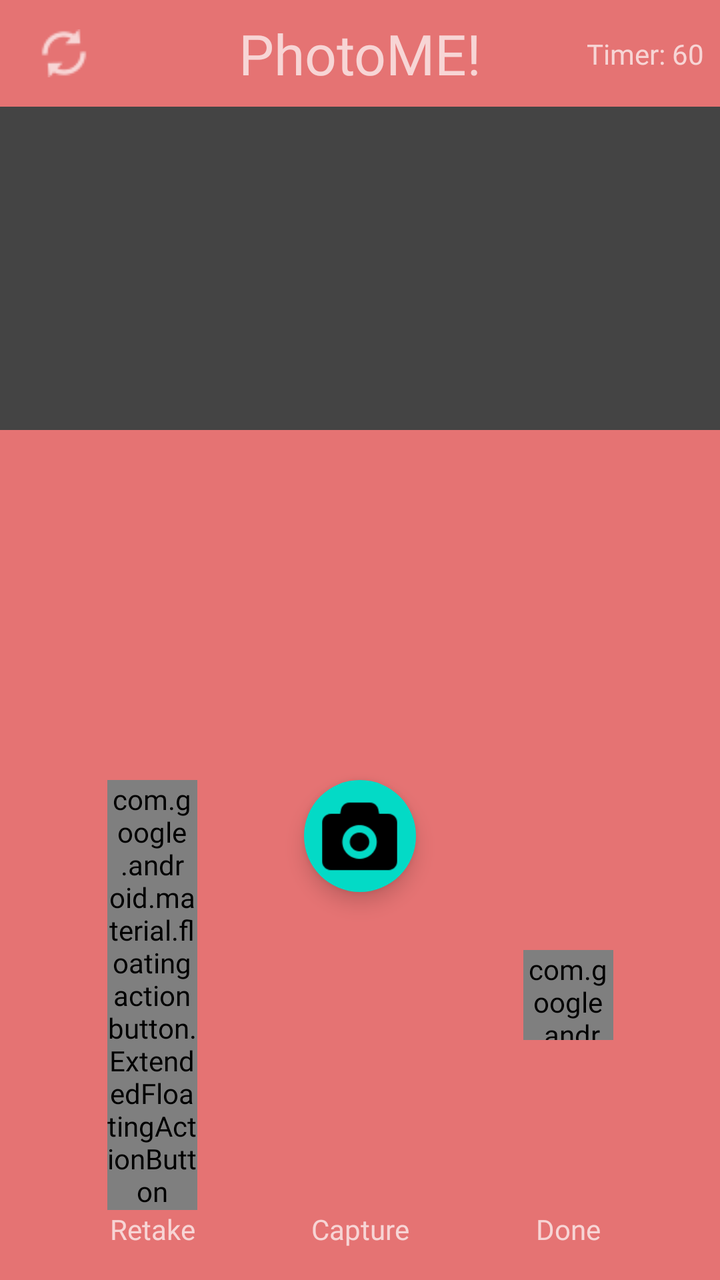
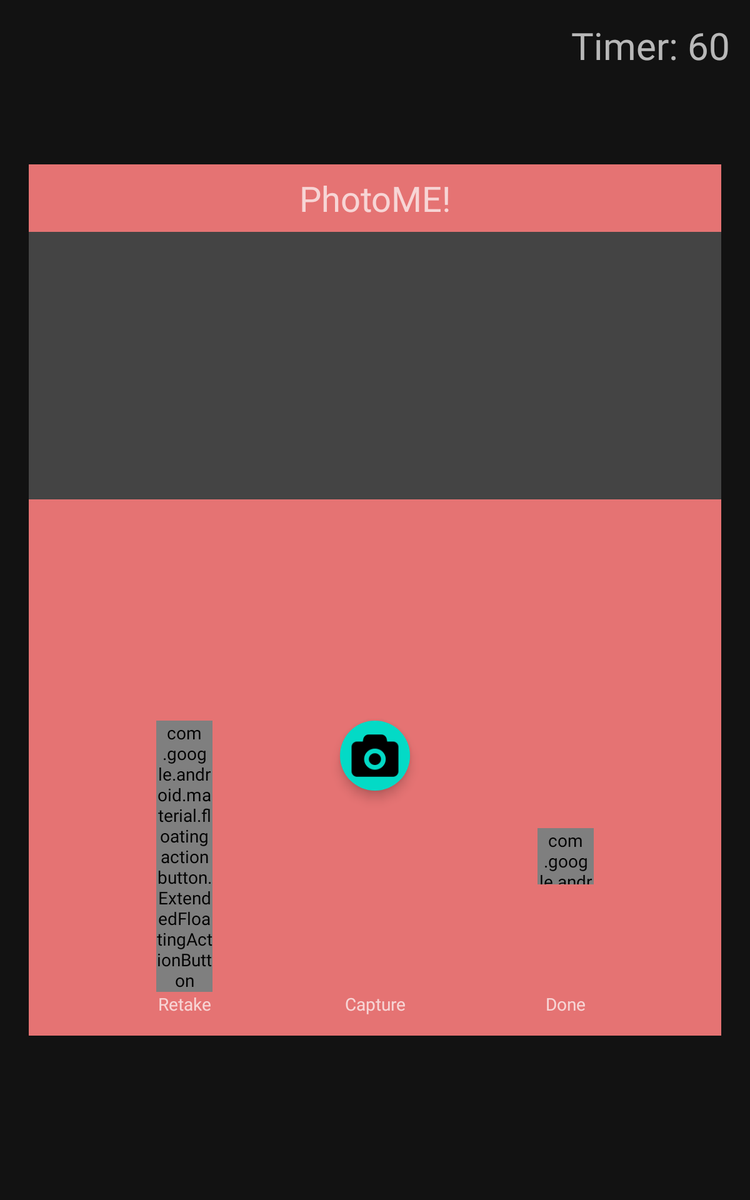

The same Android screen from two of the app's own layout files: first res/layout/ as a phone draws it, then the repository's variant for another configuration, drawn on a device whose configuration selects that folder. Both files follow.
<!-- AndroidManifest.xml: application theme AppTheme -->
<!-- res/layout/activity_rush_id.xml -->
<?xml version="1.0" encoding="utf-8"?>
<androidx.constraintlayout.widget.ConstraintLayout xmlns:android="http://schemas.android.com/apk/res/android"
    xmlns:app="http://schemas.android.com/apk/res-auto"
    xmlns:tools="http://schemas.android.com/tools"
    android:layout_width="match_parent"
    android:layout_height="match_parent"
    tools:context=".RushIdActivity">

    <androidx.constraintlayout.widget.ConstraintLayout
        android:id="@+id/constraintLayout"
        android:layout_width="0dp"
        android:layout_height="wrap_content"
        android:background="#E57373"
        app:layout_constraintEnd_toEndOf="parent"
        app:layout_constraintStart_toStartOf="parent"
        app:layout_constraintTop_toTopOf="parent">

        <TextView
            android:id="@+id/textView5"
            android:layout_width="wrap_content"
            android:layout_height="wrap_content"
            android:layout_marginTop="8dp"
            android:layout_marginBottom="8dp"
            android:text="PhotoME!"
            android:textSize="28sp"
            app:layout_constraintBottom_toBottomOf="parent"
            app:layout_constraintEnd_toEndOf="parent"
            app:layout_constraintStart_toStartOf="parent"
            app:layout_constraintTop_toTopOf="parent" />

        <TextView
            android:id="@+id/textView9"
            android:layout_width="wrap_content"
            android:layout_height="wrap_content"
            android:layout_marginEnd="8dp"
            android:text="Timer: 60"
            app:layout_constraintBottom_toBottomOf="parent"
            app:layout_constraintEnd_toEndOf="parent"
            app:layout_constraintTop_toTopOf="parent" />

        <ImageButton
            android:id="@+id/switch_camera"
            android:layout_width="wrap_content"
            android:layout_height="wrap_content"
            android:layout_marginStart="8dp"
            android:background="?selectableItemBackground"
            android:padding="12dp"
            app:layout_constraintBottom_toBottomOf="parent"
            app:layout_constraintStart_toStartOf="parent"
            app:layout_constraintTop_toTopOf="parent"
            app:srcCompat="@drawable/ic_try_again_pink" />

    </androidx.constraintlayout.widget.ConstraintLayout>

    <androidx.constraintlayout.widget.ConstraintLayout
        android:id="@+id/constraintLayout2"
        android:layout_width="0dp"
        android:layout_height="wrap_content"
        android:background="#E57373"
        app:layout_constraintBottom_toBottomOf="parent"
        app:layout_constraintEnd_toEndOf="parent"
        app:layout_constraintHorizontal_bias="0.0"
        app:layout_constraintStart_toStartOf="parent">

        <com.google.android.material.floatingactionbutton.ExtendedFloatingActionButton
            android:id="@+id/capture_button"
            android:layout_width="45dp"
            android:layout_height="45dp"
            android:layout_marginTop="16dp"
            app:icon="@drawable/ic_camera_96"
            app:iconSize="45dp"
            app:layout_constraintBottom_toTopOf="@+id/textView7"
            app:layout_constraintEnd_toEndOf="parent"
            app:layout_constraintStart_toStartOf="parent"
            app:layout_constraintTop_toTopOf="parent" />


        <com.google.android.material.floatingactionbutton.ExtendedFloatingActionButton
            android:id="@+id/retake_button"
            android:layout_width="45dp"
            android:layout_height="wrap_content"
            android:background="?selectableItemBackground"
            android:tooltipText="Try again"
            app:icon="@drawable/ic_try_again_24"
            app:layout_constraintBottom_toTopOf="@+id/textView6"
            app:layout_constraintEnd_toStartOf="@+id/capture_button"
            app:layout_constraintStart_toStartOf="parent"
            app:layout_constraintTop_toTopOf="@+id/capture_button" />

        <com.google.android.material.floatingactionbutton.ExtendedFloatingActionButton
            android:id="@+id/done_button"
            android:layout_width="45dp"
            android:layout_height="45dp"
            android:background="?selectableItemBackground"
            android:tooltipText="Try again"
            app:icon="@drawable/ic_check"
            app:layout_constraintBottom_toTopOf="@+id/textView8"
            app:layout_constraintEnd_toEndOf="parent"
            app:layout_constraintStart_toEndOf="@+id/capture_button"
            app:layout_constraintTop_toTopOf="@+id/capture_button" />

        <TextView
            android:id="@+id/textView6"
            android:layout_width="wrap_content"
            android:layout_height="wrap_content"
            android:layout_marginBottom="16dp"
            android:text="Retake"
            app:layout_constraintBottom_toBottomOf="parent"
            app:layout_constraintEnd_toEndOf="@+id/retake_button"
            app:layout_constraintStart_toStartOf="@+id/retake_button" />

        <TextView
            android:id="@+id/textView7"
            android:layout_width="wrap_content"
            android:layout_height="wrap_content"
            android:layout_marginBottom="16dp"
            android:text="Capture"
            app:layout_constraintBottom_toBottomOf="parent"
            app:layout_constraintEnd_toEndOf="@+id/capture_button"
            app:layout_constraintStart_toStartOf="@+id/capture_button" />

        <TextView
            android:id="@+id/textView8"
            android:layout_width="wrap_content"
            android:layout_height="wrap_content"
            android:layout_marginBottom="16dp"
            android:text="Done"
            app:layout_constraintBottom_toBottomOf="parent"
            app:layout_constraintEnd_toEndOf="@+id/done_button"
            app:layout_constraintStart_toStartOf="@+id/done_button" />

    </androidx.constraintlayout.widget.ConstraintLayout>

    <FrameLayout
        android:id="@+id/camera_fragment_container"
        android:layout_width="0dp"
        android:layout_height="0dp"
        app:layout_constraintBottom_toTopOf="@+id/constraintLayout2"
        app:layout_constraintEnd_toEndOf="parent"
        app:layout_constraintHorizontal_bias="1.0"
        app:layout_constraintStart_toStartOf="parent"
        app:layout_constraintTop_toBottomOf="@+id/constraintLayout"
        app:layout_constraintVertical_bias="1.0"
        tools:background="#444" >

    </FrameLayout>

</androidx.constraintlayout.widget.ConstraintLayout>
<!-- resources referenced by this layout -->
<resources>
  <!-- drawable ic_camera_96: png bitmap (drawable, 2406 bytes) -->
  <!-- drawable ic_try_again_24: png bitmap (drawable-v24, 899 bytes) -->
  <!-- drawable ic_try_again_pink: png bitmap (drawable, 903 bytes) -->
  <style name="AppTheme" parent="Theme.MaterialComponents.NoActionBar">
          
          <item name="colorPrimary">@color/colorPrimary</item>
          <item name="colorPrimaryDark">@color/colorPrimaryDark</item>
          <item name="colorAccent">@color/colorAccent</item>
          
          
          
          
  
          <item name="android:fontFamily">@font/gotham_rounded_medium</item>
      </style>
</resources>
<!-- res/layout-sw600dp/activity_rush_id.xml (the repository's variant of the layout above) -->
<!-- drawn on a 7-inch tablet held upright -->
<?xml version="1.0" encoding="utf-8"?>
<androidx.constraintlayout.widget.ConstraintLayout xmlns:android="http://schemas.android.com/apk/res/android"
    xmlns:app="http://schemas.android.com/apk/res-auto"
    xmlns:tools="http://schemas.android.com/tools"
    android:layout_width="match_parent"
    android:layout_height="match_parent"
    tools:context=".RushIdActivity">

    <ImageView
        android:id="@+id/imageView8"
        android:layout_width="0dp"
        android:layout_height="0dp"
        android:scaleType="centerCrop"
        app:layout_constraintBottom_toBottomOf="parent"
        app:layout_constraintEnd_toEndOf="parent"
        app:layout_constraintStart_toStartOf="parent"
        app:layout_constraintTop_toTopOf="parent"
        app:srcCompat="@drawable/wallpaper_02" />

    <androidx.constraintlayout.widget.ConstraintLayout
        android:layout_width="match_parent"
        android:layout_height="match_parent">

        <TextView
            android:id="@+id/textView9"
            android:layout_width="wrap_content"
            android:layout_height="wrap_content"
            android:layout_marginTop="16dp"
            android:layout_marginEnd="16dp"
            android:text="Timer: 60"
            android:textSize="30sp"
            app:layout_constraintEnd_toEndOf="parent"
            app:layout_constraintTop_toTopOf="parent" />
    </androidx.constraintlayout.widget.ConstraintLayout>

    <androidx.constraintlayout.widget.ConstraintLayout
        android:id="@+id/camera_container"
        android:layout_width="554dp"
        android:layout_height="697dp"
        app:layout_constraintBottom_toBottomOf="parent"
        app:layout_constraintEnd_toEndOf="parent"
        app:layout_constraintStart_toStartOf="parent"
        app:layout_constraintTop_toTopOf="parent">

        <androidx.constraintlayout.widget.ConstraintLayout
            android:id="@+id/constraintLayout2"
            android:layout_width="0dp"
            android:layout_height="wrap_content"
            android:background="#E57373"
            app:layout_constraintBottom_toBottomOf="parent"
            app:layout_constraintEnd_toEndOf="parent"
            app:layout_constraintStart_toStartOf="parent">

            <com.google.android.material.floatingactionbutton.ExtendedFloatingActionButton
                android:id="@+id/capture_button"
                android:layout_width="45dp"
                android:layout_height="45dp"
                android:layout_marginTop="16dp"
                app:icon="@drawable/ic_camera_96"
                app:iconSize="45dp"
                app:layout_constraintBottom_toTopOf="@+id/textView7"
                app:layout_constraintEnd_toEndOf="parent"
                app:layout_constraintStart_toStartOf="parent"
                app:layout_constraintTop_toTopOf="parent" />


            <com.google.android.material.floatingactionbutton.ExtendedFloatingActionButton
                android:id="@+id/retake_button"
                android:layout_width="45dp"
                android:layout_height="wrap_content"
                android:background="?selectableItemBackground"
                android:tooltipText="Try again"
                app:icon="@drawable/ic_try_again_24"
                app:layout_constraintBottom_toTopOf="@+id/textView6"
                app:layout_constraintEnd_toStartOf="@+id/capture_button"
                app:layout_constraintStart_toStartOf="parent"
                app:layout_constraintTop_toTopOf="@+id/capture_button" />

            <com.google.android.material.floatingactionbutton.ExtendedFloatingActionButton
                android:id="@+id/done_button"
                android:layout_width="45dp"
                android:layout_height="45dp"
                android:background="?selectableItemBackground"
                android:tooltipText="Try again"
                app:icon="@drawable/ic_check"
                app:layout_constraintBottom_toTopOf="@+id/textView8"
                app:layout_constraintEnd_toEndOf="parent"
                app:layout_constraintStart_toEndOf="@+id/capture_button"
                app:layout_constraintTop_toTopOf="@+id/capture_button" />

            <TextView
                android:id="@+id/textView6"
                android:layout_width="wrap_content"
                android:layout_height="wrap_content"
                android:layout_marginBottom="16dp"
                android:text="Retake"
                app:layout_constraintBottom_toBottomOf="parent"
                app:layout_constraintEnd_toEndOf="@+id/retake_button"
                app:layout_constraintStart_toStartOf="@+id/retake_button" />

            <TextView
                android:id="@+id/textView7"
                android:layout_width="wrap_content"
                android:layout_height="wrap_content"
                android:layout_marginBottom="16dp"
                android:text="Capture"
                app:layout_constraintBottom_toBottomOf="parent"
                app:layout_constraintEnd_toEndOf="@+id/capture_button"
                app:layout_constraintStart_toStartOf="@+id/capture_button" />

            <TextView
                android:id="@+id/textView8"
                android:layout_width="wrap_content"
                android:layout_height="wrap_content"
                android:layout_marginBottom="16dp"
                android:text="Done"
                app:layout_constraintBottom_toBottomOf="parent"
                app:layout_constraintEnd_toEndOf="@+id/done_button"
                app:layout_constraintStart_toStartOf="@+id/done_button" />

        </androidx.constraintlayout.widget.ConstraintLayout>

        <FrameLayout
            android:id="@+id/camera_fragment_container"
            android:layout_width="0dp"
            android:layout_height="0dp"
            app:layout_constraintBottom_toTopOf="@+id/constraintLayout2"
            app:layout_constraintEnd_toEndOf="parent"
            app:layout_constraintStart_toStartOf="parent"
            app:layout_constraintTop_toBottomOf="@+id/constraintLayout"
            tools:background="#444">

        </FrameLayout>

        <androidx.constraintlayout.widget.ConstraintLayout
            android:id="@+id/constraintLayout"
            android:layout_width="0dp"
            android:layout_height="wrap_content"
            android:background="#E57373"
            app:layout_constraintEnd_toEndOf="parent"
            app:layout_constraintStart_toStartOf="parent"
            app:layout_constraintTop_toTopOf="parent">

            <TextView
                android:id="@+id/textView5"
                android:layout_width="wrap_content"
                android:layout_height="wrap_content"
                android:layout_marginTop="8dp"
                android:layout_marginBottom="8dp"
                android:text="PhotoME!"
                android:textSize="28sp"
                app:layout_constraintBottom_toBottomOf="parent"
                app:layout_constraintEnd_toEndOf="parent"
                app:layout_constraintStart_toStartOf="parent"
                app:layout_constraintTop_toTopOf="parent" />

        </androidx.constraintlayout.widget.ConstraintLayout>
    </androidx.constraintlayout.widget.ConstraintLayout>

</androidx.constraintlayout.widget.ConstraintLayout>
<!-- resources referenced by the variant -->
<!-- as a 7-inch tablet held upright resolves them -->
<resources>
  <!-- drawable ic_camera_96: png bitmap (drawable, 2406 bytes) -->
  <!-- drawable ic_try_again_24: png bitmap (drawable-v24, 899 bytes) -->
  <style name="AppTheme" parent="Theme.MaterialComponents.NoActionBar">
          
          <item name="colorPrimary">@color/colorPrimary</item>
          <item name="colorPrimaryDark">@color/colorPrimaryDark</item>
          <item name="colorAccent">@color/colorAccent</item>
          
          
          
          
  
          <item name="android:fontFamily">@font/gotham_rounded_medium</item>
      </style>
</resources>
